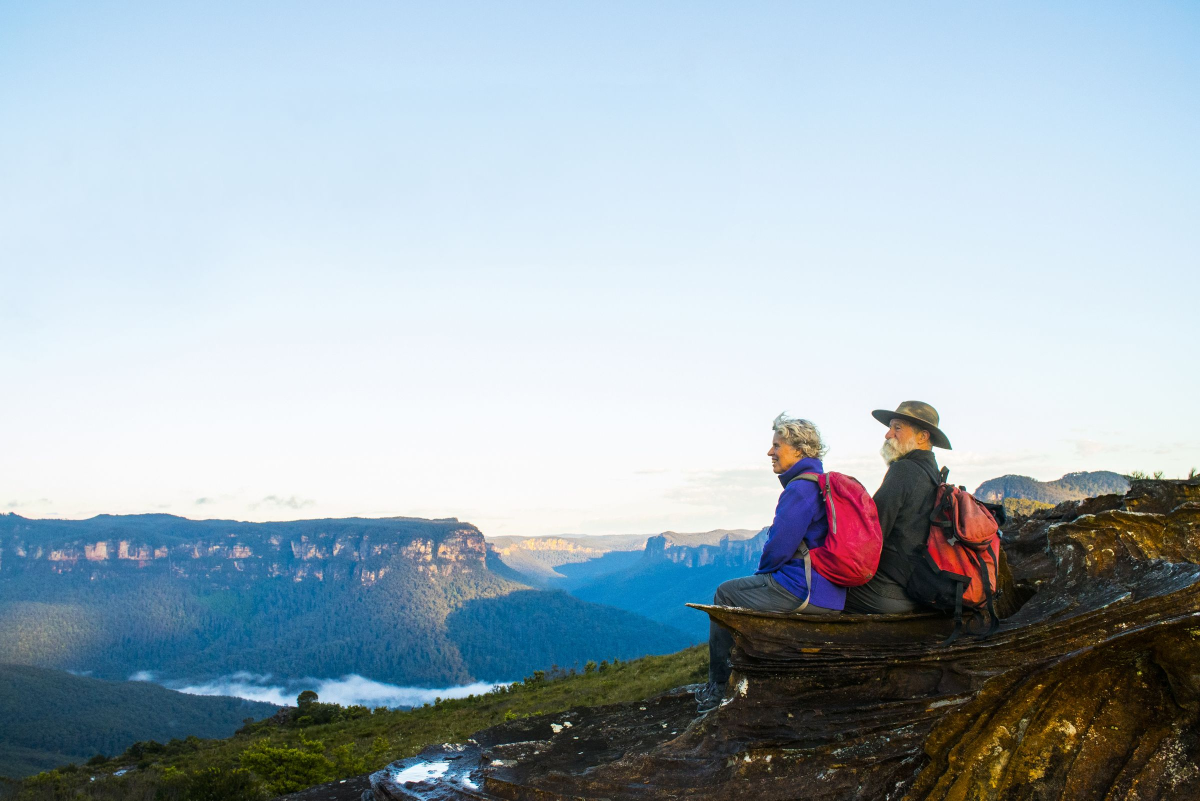
#> input picture assets/img/bequests-hero-bushwalkers.jpg, 2400 x 1601 px (shown at 1/2 size); its folder holds 5 pictures in this run
$ python build_images.py ../assets/img/about-hero-cockatoos-COMP.jpg
#> lines starting #> are read from the running program, lines starting #| are printed output that depends on the picture
#!/usr/bin/env python3
"""Responsive local images (WP6, Nov 2026).

Run from the repo root:

    python3 tools/build_images.py          # resize originals, build variants, rewrite HTML
    python3 tools/build_images.py --html   # rewrite HTML only, from the manifest (after any generator)
    python3 tools/build_images.py --report # print the byte totals and stop

What it does, idempotently:

1. Finds every local raster photograph (JPEG/PNG under assets/img) that a root page,
   partial, stylesheet, script or data file references. Logos, partner marks, badges,
   the map artwork (already WebP/PNG/SVG), illustrations with real alpha and anything
   under assets/img/r or assets/img/_to_delete are not photographs and are left alone.
2. Shrinks each photograph in place to at most 1600px on the long side and re-encodes it
   once as a progressive JPEG at q82 (kept only when that is smaller or a resize was needed).
   A PNG photograph without alpha becomes a JPEG and every reference is updated. The
   manifest remembers the processed byte size, so a second run touches nothing.
3. Writes WebP variants at 480, 800, 1200 and 1600 wide (never upscaling; q78) into
   assets/img/r/<name>-<w>.webp and records them in assets/img/r/manifest.json. The
   shrunk original is the JPEG fallback; it is not duplicated into assets/img/r.
4. Rewrites each <img> of such a photograph into a <picture> with a WebP srcset, a sizes
   attribute chosen from the image's role (hero 100vw, card thirds, two-column halves,
   wide content) and the JPEG fallback <img>, keeping alt, class, style, loading and the
   other attributes. Heroes get fetchpriority="high" and no lazy attribute; every other
   photograph gets loading="lazy". All get decoding="async" and width/height from the
   shrunk file.

Generators (gen_*.py, port_live.py, build_gat.py) still emit plain <img> tags. Run
`python3 tools/build_images.py --html` after any of them, the same way apply_alt.py is run.
Pictures this tool wrote are recognised by their assets/img/r/ srcset and are rebuilt from
scratch on every run, so changing WIDTHS or the sizes map here is enough to update the site.
"""
import glob
import json
import os
import re
import sys

from PIL import Image, ImageOps

ROOT = os.path.dirname(os.path.dirname(os.path.abspath(__file__)))
IMG = 'assets/img'
OUT = 'assets/img/r'
MANIFEST = os.path.join(OUT, 'manifest.json')
WIDTHS = (480, 800, 1200, 1600)
MAX_SIDE = 1600
# Photographs allowed a larger master, for a full-width hero that looked soft at 1600.
LARGE = {'assets/img/bequests-hero-bushwalkers.jpg': 2400}
JPEG_Q = 82          # the shrunk original
FALLBACK_Q = 80      # the <img> fallback in assets/img/r
WEBP_Q = 78

# Files under assets/img that are artwork rather than photographs.
NOT_PHOTO = re.compile(r'(fnpw-logo|og-default|favicon|apple-touch-icon|icon-|/partners/|55-badge|projects-map|impact-tree-|placeholder-|/_to_delete/|^assets/img/r/)')

# sizes by role. Ancestor class names decide the role; the first match wins.
SIZES = {
    'hero': '100vw',
    'card': '(min-width: 900px) 33vw, (min-width: 600px) 50vw, 100vw',
    'two': '(min-width: 880px) 50vw, 100vw',
    'wide': '(min-width: 1280px) 1240px, 100vw',
    'bleed': '100vw',                               # full-width background that is not the hero
    'gat': '(min-width: 761px) 50vw, 100vw',        # homepage Give a Tree strip splits at 760px
}
HERO_CLASSES = re.compile(r'(^|\s)(hero|hx-hero|hx-hero-bg|fb-hero-bg|ab-hero-bg|pj-hero-im|gw-hero|ct-hero|proj-hero)(\s|$)')
WIDE_CLASSES = re.compile(r'(^|\s)(pj-wide|gw-im-pano|ip-bush-art|pj-q|imap|ed-bleed|ed-wide|tr-main)(\s|$)')
BLEED_CLASSES = re.compile(r'(^|\s)(hx-pt-bg)(\s|$)')
GAT_CLASSES = re.compile(r'(^|\s)(hx-gat-im)(\s|$)')
CARD_CLASSES = re.compile(r'(^|\s)(pc-im|pcard-im|fl-im|hx-pil-im|art-im|abs-im|pj-rcard|pj-gal|v-car-s|vg-page|gw-pc|gw-pil-g|case-im|'
                          r'opp|aud|rp-cov|rp-g|feat-img|hx-ir-cov|g3|g4|also-g|pj-readgrid|fls-track|gr-im|pw-im|pj-fig|ed-col|pa-g|tr-im)(\s|$)')
PLAIN_PARENT = re.compile(r'(^|\s)(gw-rq)(\s|$)')
TWO_CLASSES = re.compile(r'(^|\s)(pj-band-im|pj-duo|pj-story-im|pj-storypair|pa-im|two|story|gw-im-side|gw-pro-im|ab-proof|ip-cs-img|'
                         r'feat|wpn|gw-feat-im|gw-rq|gw-ty|gt-split-im|ip-rpt|v-act-im|dl-open-im)(\s|$)')

VOID = {'img', 'br', 'hr', 'input', 'meta', 'link', 'source', 'track', 'wbr', 'area', 'base', 'col', 'embed', 'param'}
TAG_RE = re.compile(r'<(/?)([a-zA-Z][a-zA-Z0-9-]*)([^>]*)>', re.S)
IMG_RE = re.compile(r'<img\b[^>]*>', re.I)
PICTURE_RE = re.compile(r'<picture>\s*<source\b[^>]*srcset="assets/img/r/[^"]*"[^>]*>\s*(<img\b[^>]*>)\s*</picture>', re.I)
ATTR_RE = re.compile(r'([a-zA-Z_:][-a-zA-Z0-9_:.]*)(?:\s*=\s*("[^"]*"|\'[^\']*\'|[^\s"\'=<>`]+))?')


def rel(p):
    return os.path.relpath(p, ROOT).replace(os.sep, '/')


def text_files():
    """Every file whose text can reference an image."""
    pats = ['*.html', 'partials/*.html', 'assets/css/*.css', 'assets/js/*.js', 'data/*.json',
            'data/**/*.json', 'data/**/*.md', 'tools/*.py', 'wp/**/*.php', 'wp/**/*.css', 'wp/**/*.json',
            'design/*.html', 'design/*.md', '*.md']
    seen = set()
    for pat in pats:
        for f in glob.glob(os.path.join(ROOT, pat), recursive=True):
            if os.path.isfile(f) and f not in seen:
                seen.add(f)
                yield f


def referenced_paths():
    refs = set()
    for f in text_files():
        try:
            s = open(f, encoding='utf-8', errors='replace').read()
        except OSError:
            continue
        for m in re.finditer(r'assets/img/[A-Za-z0-9_./ -]+?\.(?:jpe?g|png|webp)', s, re.I):
            refs.add(m.group(0))
    return refs


# [6 lines left out: function has_alpha, not called in this run]


def photo_sources(refs):
    """Local photographs referenced somewhere, as repo-relative paths."""
    out = []
    for p in sorted(refs):
        if NOT_PHOTO.search(p):
            continue
        full = os.path.join(ROOT, p)
        if not os.path.isfile(full):
            continue
        if not re.search(r'\.(jpe?g|png)$', p, re.I):
            continue
        out.append(p)
    return out


def variant_name(src):
    base = os.path.splitext(os.path.basename(src))[0]
    folder = os.path.basename(os.path.dirname(src))
    # subfolders keep their name so two photos called hero.jpg cannot collide
    return base if folder == 'img' else '%s-%s' % (folder, base)


def shrink_in_place(src, manifest):
    """Shrink the original to MAX_SIDE and re-encode it once at JPEG_Q.

    Returns (path, w, h, old_path_or_None); the path changes for a PNG photograph, which
    becomes a JPEG. A file whose byte size matches the manifest was processed by an
    earlier run and is left exactly as it is, so repeated runs never re-encode."""
    full = os.path.join(ROOT, src)
    rec = manifest.get(src)
    if rec and rec.get('size') == os.path.getsize(full):
        return src, rec['w'], rec['h'], None
    im = Image.open(full)
    im = ImageOps.exif_transpose(im)
    is_png = src.lower().endswith('.png')
    if is_png and has_alpha(im):
        return None  # artwork with transparency: not a photograph
    w, h = im.size
    resized = False
    limit = LARGE.get(src, MAX_SIDE)
    if max(w, h) > limit:
        scale = limit / float(max(w, h))
        im = im.resize((max(1, round(w * scale)), max(1, round(h * scale))), Image.LANCZOS)
        w, h = im.size
        resized = True
    icc = im.info.get('icc_profile')
    if is_png:
        new = re.sub(r'\.png$', '.jpg', src, flags=re.I)
        im.convert('RGB').save(os.path.join(ROOT, new), 'JPEG', quality=JPEG_Q, optimize=True, progressive=True)
        os.remove(full)
        return new, w, h, src
    tmp = full + '.tmp'
    im.convert('RGB').save(tmp, 'JPEG', quality=JPEG_Q, optimize=True, progressive=True, icc_profile=icc)
    if resized or os.path.getsize(tmp) < os.path.getsize(full):
        os.replace(tmp, full)       # smaller, or had to shrink anyway
    else:
        os.remove(tmp)              # the source was already lighter than q82: keep it
    return src, w, h, None


def build_variants(src, w, h, manifest):
    """WebP at each width below the source width, plus the native width. The JPEG fallback
    that the <img> carries is the shrunk original itself (one file, shared with CSS and JSON
    references, instead of a duplicate in assets/img/r)."""
    full = os.path.join(ROOT, src)
    name = variant_name(src)
    size = os.path.getsize(full)
    rec = manifest.get(src)
    widths = [x for x in WIDTHS if x < w]
    if w not in widths:
        widths.append(w)
    want = ['%s/%s-%d.webp' % (OUT, name, x) for x in widths]
    fresh = (rec and rec.get('size') == size and rec.get('w') == w and rec.get('widths') == widths
             and all(os.path.isfile(os.path.join(ROOT, v)) for v in want))
    if fresh:
        return rec
    im = ImageOps.exif_transpose(Image.open(full)).convert('RGB')
    for x, out in zip(widths, want):
        v = im if x == w else im.resize((x, max(1, round(h * x / float(w)))), Image.LANCZOS)
        v.save(os.path.join(ROOT, out), 'WEBP', quality=WEBP_Q, method=6)
    rec = {'w': w, 'h': h, 'size': size, 'widths': widths, 'webp': want}
    manifest[src] = rec
    return rec


# [126 lines left out: functions parse_attrs, build_tag, role_for, ancestors_of, unwrap_pictures, rewrite_html, not called in this run]


def apply_renames(renames):
    """PNG photographs that became JPEGs: fix every non-HTML reference (HTML is done in rewrite_html)."""
    if not renames:
        return
    for f in text_files():
        if f.endswith('.html') and os.path.dirname(f) == ROOT:
            continue
        try:
            s = open(f, encoding='utf-8').read()
        except (OSError, UnicodeDecodeError):
            continue
        n = s
        for old, new in renames.items():
            n = n.replace(old, new)
        if n != s:
            open(f, 'w', encoding='utf-8').write(n)


def folder_bytes(folder):
    total = 0
    for root, _, files in os.walk(os.path.join(ROOT, folder)):
        for f in files:
            total += os.path.getsize(os.path.join(root, f))
    return total


def main(argv):
    os.chdir(ROOT)
    if '--report' in argv:
        print('assets/img %d bytes (%.1f MB), of which assets/img/r %d bytes'
              % (folder_bytes(IMG), folder_bytes(IMG) / 1e6, folder_bytes(OUT) if os.path.isdir(OUT) else 0))
        return
    os.makedirs(OUT, exist_ok=True)
    manifest = json.load(open(MANIFEST)) if os.path.exists(MANIFEST) else {}
    renames = {}
    if '--html' not in argv:
        before = folder_bytes(IMG)
        refs = referenced_paths()
        for src in photo_sources(refs):
            if src in manifest and not os.path.isfile(src):
                continue
            r = shrink_in_place(src, manifest)
#> in shrink_in_place, im is the input picture: PIL image 2400x1601 RGB; mean R, G, B 161.3, 176.5, 185.9
            if r is None:
                continue
            new, w, h, old = r
#> w = 2400; h = 1601
            if old:
                renames[old] = new
                manifest.pop(old, None)
            build_variants(new, w, h, manifest)
#> the loop in build_variants, `for x, out in zip(widths, want):` made 5 passes
#> pass 1, in build_variants, `v = im if x == w else im.resize((x, max(1, round(h * x / float(w)))), ..`:
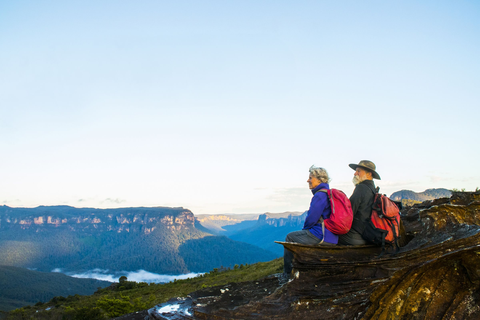
#> v: PIL image 480x320 RGB; mean R, G, B 161.3, 176.5, 185.9
        # drop manifest rows whose source vanished, and their variants
        for src in list(manifest):
            if not os.path.isfile(src):
                for v in manifest[src]['webp']:
                    if os.path.isfile(v):
                        os.remove(v)
                del manifest[src]
        json.dump(manifest, open(MANIFEST, 'w'), indent=1, sort_keys=True)
        apply_renames(renames)
        print('photographs: %d, webp variants: %d files' % (len(manifest), sum(len(r['webp']) for r in manifest.values())))
#| photographs: 1, webp variants: 5 files
        print('assets/img before %d bytes, after %d bytes' % (before, folder_bytes(IMG)))
#> the loop in folder_bytes (call 2), `for f in files:` made 5 passes
#> f on passes 1 to 5: 'bequests-hero-bushwalkers.jpg', 'about-hero-cockatoos-COMP.jpg', 'about-hero-gum-COMP.jpg', 'about-hero-koala.jpg', 'about-hero-flinders-COMP.jpg'
    stats = {'pages': 0, 'pictures': 0, 'plain': 0, 'roles': {}}
    for f in sorted(glob.glob('*.html')):
        rewrite_html(f, manifest, renames, stats)
    print('pictures: %d on %d pages changed, roles %s, plain img kept: %d'
          % (stats['pictures'] - stats['plain'], stats['pages'], stats['roles'], stats['plain']))


if __name__ == '__main__':
    main(sys.argv[1:])
